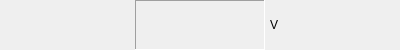
<?xml version="1.0" encoding="UTF-8"?>
<ui version="4.0">
 <class>ADMonitorItem</class>
 <widget class="QWidget" name="ADMonitorItem">
  <property name="geometry">
   <rect>
    <x>0</x>
    <y>0</y>
    <width>400</width>
    <height>50</height>
   </rect>
  </property>
  <property name="windowTitle">
   <string/>
  </property>
  <layout class="QHBoxLayout" name="horizontalLayout">
   <property name="spacing">
    <number>5</number>
   </property>
   <property name="margin">
    <number>0</number>
   </property>
   <item>
    <widget class="QLabel" name="description_">
     <property name="minimumSize">
      <size>
       <width>100</width>
       <height>20</height>
      </size>
     </property>
     <property name="text">
      <string/>
     </property>
     <property name="alignment">
      <set>Qt::AlignRight|Qt::AlignTrailing|Qt::AlignVCenter</set>
     </property>
    </widget>
   </item>
   <item>
    <widget class="QLabel" name="voltage_">
     <property name="minimumSize">
      <size>
       <width>100</width>
       <height>20</height>
      </size>
     </property>
     <property name="frameShape">
      <enum>QFrame::Panel</enum>
     </property>
     <property name="frameShadow">
      <enum>QFrame::Sunken</enum>
     </property>
     <property name="text">
      <string/>
     </property>
    </widget>
   </item>
   <item>
    <widget class="QLabel" name="unit_">
     <property name="text">
      <string>V</string>
     </property>
    </widget>
   </item>
  </layout>
 </widget>
 <resources/>
 <connections/>
</ui>
